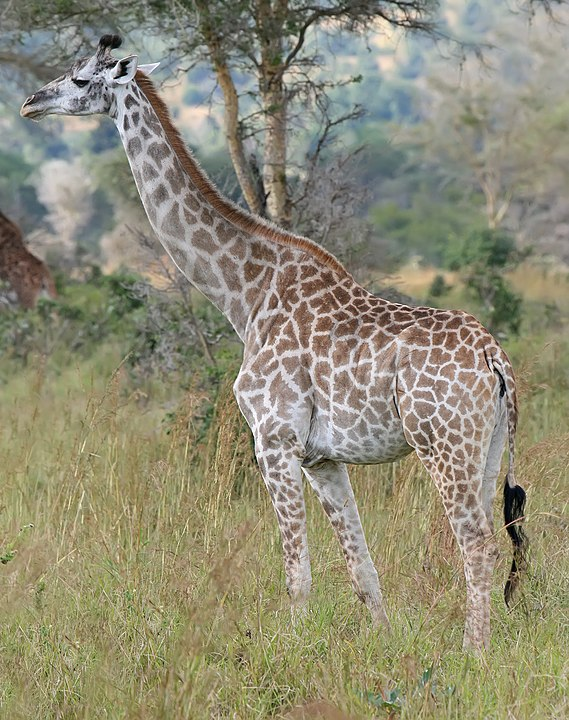
#> input picture prog2/tenta_2021_10/giraffe.jpg, 569 x 720 px, found by its file name; its folder holds 4 pictures in this run
$ python m4.py
#> lines starting #> are read from the running program, lines starting #| are printed output that depends on the picture
"""
Solutions to exam tasks for module 4.
"""
import concurrent.futures as future
from time import perf_counter as toc

from PIL import Image
import os
import sys

# A9
def matrix(x,n):
    """Method that returns a list of lists (with contents of each row of M),
    using a list comprehension"""
    '''
    list = []
    for i in range(len(x)):
        list.append([x[i]**j for j in range(n)])
    '''

    return [[x[i]**j for j in range(n)] for i in range(len(x))]

# A10
def dice(n):
    """Method thats simulates a broken dice. Do not modify."""
    from random import choice
    return [choice([1,2,3,4,5,5]) for _ in range(n)]

def dice_average():
    n = 10000
    times = 20
    """Method that runs dice(n), with n=100000, twenty times in parallel.
    Then, compute the average of all the throws, and return that value."""
    result = 0
    with future.ProcessPoolExecutor() as ex:
        for i in range(times):
            pro = ex.submit(dice,n)
            res = pro.result()
            for r in res:
                result += r
    print(result/(times*n))
# B4


def create_tn(path):
    im = Image.open(path)
    size = im.size
    im.thumbnail((size[0] // 8, size[1] // 8))
    im.save("thumb_" + path)
    im.show()
def thumbnail():
    """Method that creates thumbnails of all .png and .jpg images in
    current directory, and saves them in a directory called 'thumb'
    (created if it does not exist). Excution should be done in parallel."""
    filelist = os.listdir('C:/Users/Max/PycharmProjects/prog2/tenta_2021_10')
    for file in filelist[:]:  # filelist[:] makes a copy of filelist.
        if not (file.endswith(".png") or file.endswith(".jpg")) or file.startswith("thumb_") :
            filelist.remove(file)
    s = toc()
    with future.ProcessPoolExecutor() as ex:
        for path in filelist:
            ex.submit(create_tn, path)
#> this loop made 2 passes
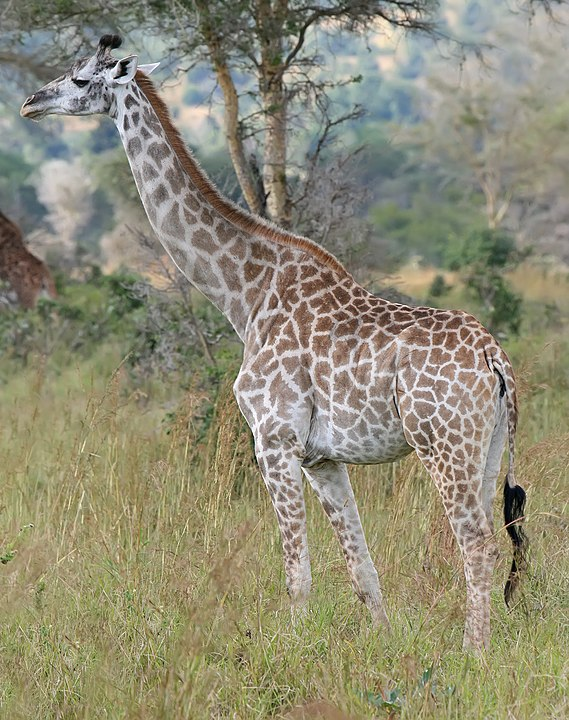
#> input picture prog2/tenta_2021_10/giraffe.jpg, 569 x 720 px, found by its file name
#> pass 1, in create_tn, `im.save("thumb_" + path)`:
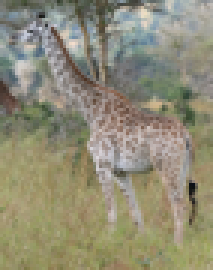
#> saved as thumb_giraffe.jpg: PIL image 71x90 RGB (shown 3 times larger); mean R, G, B 143.6, 140.1, 118.2
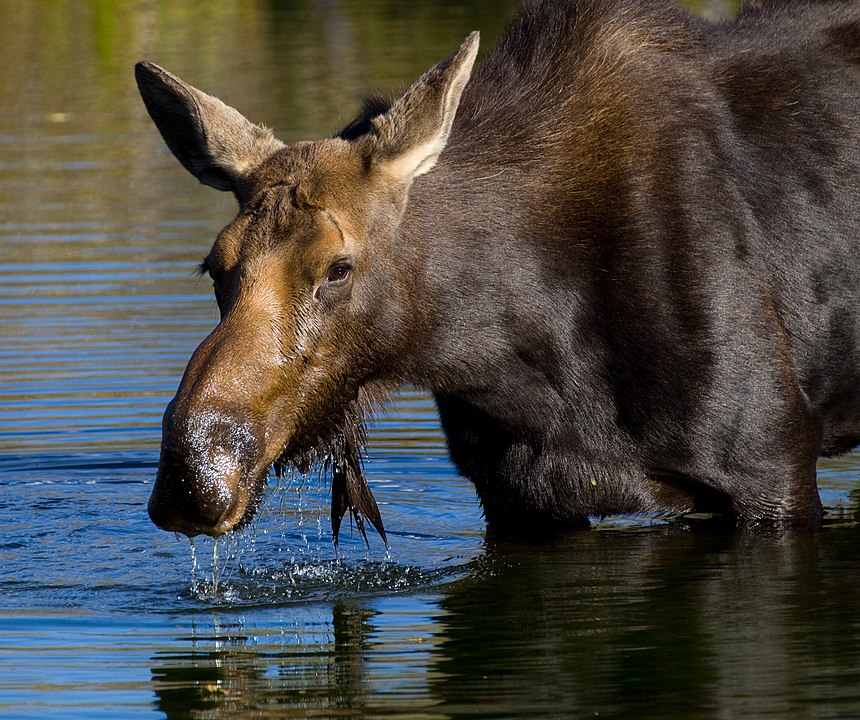
#> input picture prog2/tenta_2021_10/moose.jpg, 860 x 720 px, found by its file name
#> pass 2, in create_tn (call 2), `im.save("thumb_" + path)`:
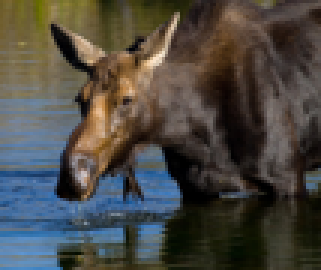
#> saved as thumb_moose.jpg: PIL image 107x90 RGB (shown 3 times larger); mean R, G, B 75.1, 72.7, 67
    e = toc()
    print(f"{e-s}s")


#-------------------------------
def main():
    print('Test of A9 ')
    x=[5, 1.5, 3]
    print(matrix(x,3))
    print(matrix(x,4))
    print('Test of A10 ')
    print(dice_average())
    print('Test of B4 ')
    thumbnail()

if __name__ == "__main__":
    main()
